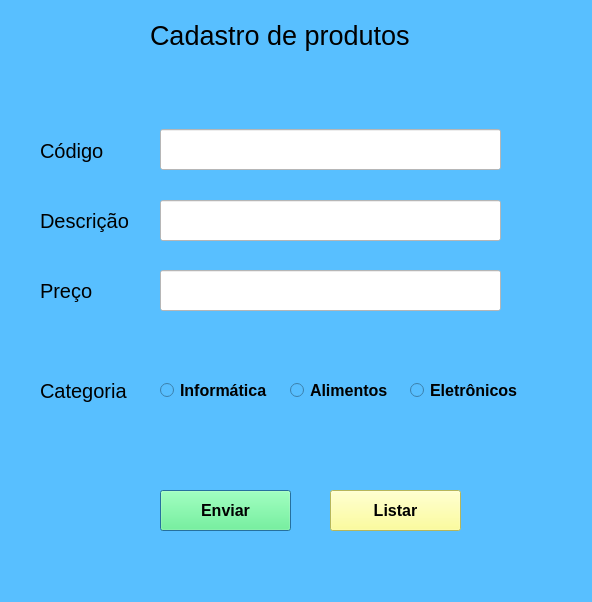
<?xml version="1.0" encoding="UTF-8"?>
<ui version="4.0">
 <class>Dialog</class>
 <widget class="QDialog" name="Dialog">
  <property name="geometry">
   <rect>
    <x>0</x>
    <y>0</y>
    <width>592</width>
    <height>602</height>
   </rect>
  </property>
  <property name="windowTitle">
   <string>Dialog</string>
  </property>
  <property name="styleSheet">
   <string notr="true">background-color: rgb(88, 191, 255);</string>
  </property>
  <widget class="QLabel" name="label">
   <property name="geometry">
    <rect>
     <x>150</x>
     <y>0</y>
     <width>271</width>
     <height>71</height>
    </rect>
   </property>
   <property name="font">
    <font>
     <pointsize>20</pointsize>
    </font>
   </property>
   <property name="text">
    <string>Cadastro de produtos</string>
   </property>
  </widget>
  <widget class="QLabel" name="label_2">
   <property name="geometry">
    <rect>
     <x>40</x>
     <y>130</y>
     <width>91</width>
     <height>41</height>
    </rect>
   </property>
   <property name="font">
    <font>
     <pointsize>15</pointsize>
    </font>
   </property>
   <property name="text">
    <string>Código</string>
   </property>
  </widget>
  <widget class="QLabel" name="label_3">
   <property name="geometry">
    <rect>
     <x>40</x>
     <y>200</y>
     <width>111</width>
     <height>41</height>
    </rect>
   </property>
   <property name="font">
    <font>
     <pointsize>15</pointsize>
    </font>
   </property>
   <property name="text">
    <string>Descrição</string>
   </property>
  </widget>
  <widget class="QLabel" name="label_4">
   <property name="geometry">
    <rect>
     <x>40</x>
     <y>270</y>
     <width>111</width>
     <height>41</height>
    </rect>
   </property>
   <property name="font">
    <font>
     <pointsize>15</pointsize>
    </font>
   </property>
   <property name="text">
    <string>Preço</string>
   </property>
  </widget>
  <widget class="QLineEdit" name="lineEdit">
   <property name="geometry">
    <rect>
     <x>160</x>
     <y>129</y>
     <width>341</width>
     <height>41</height>
    </rect>
   </property>
   <property name="font">
    <font>
     <pointsize>13</pointsize>
    </font>
   </property>
   <property name="styleSheet">
    <string notr="true">background-color: rgb(255, 255, 255);</string>
   </property>
   <property name="text">
    <string/>
   </property>
  </widget>
  <widget class="QLineEdit" name="lineEdit_2">
   <property name="geometry">
    <rect>
     <x>160</x>
     <y>200</y>
     <width>341</width>
     <height>41</height>
    </rect>
   </property>
   <property name="font">
    <font>
     <pointsize>13</pointsize>
    </font>
   </property>
   <property name="styleSheet">
    <string notr="true">background-color: rgb(255, 255, 255);</string>
   </property>
   <property name="text">
    <string/>
   </property>
  </widget>
  <widget class="QLineEdit" name="lineEdit_3">
   <property name="geometry">
    <rect>
     <x>160</x>
     <y>270</y>
     <width>341</width>
     <height>41</height>
    </rect>
   </property>
   <property name="font">
    <font>
     <pointsize>13</pointsize>
    </font>
   </property>
   <property name="styleSheet">
    <string notr="true">background-color: rgb(255, 255, 255);</string>
   </property>
   <property name="text">
    <string/>
   </property>
  </widget>
  <widget class="QLabel" name="label_5">
   <property name="geometry">
    <rect>
     <x>40</x>
     <y>370</y>
     <width>91</width>
     <height>41</height>
    </rect>
   </property>
   <property name="font">
    <font>
     <pointsize>15</pointsize>
    </font>
   </property>
   <property name="text">
    <string>Categoria</string>
   </property>
  </widget>
  <widget class="QRadioButton" name="radioButton">
   <property name="geometry">
    <rect>
     <x>160</x>
     <y>370</y>
     <width>121</width>
     <height>41</height>
    </rect>
   </property>
   <property name="font">
    <font>
     <pointsize>12</pointsize>
     <weight>75</weight>
     <bold>true</bold>
    </font>
   </property>
   <property name="text">
    <string>Informática</string>
   </property>
  </widget>
  <widget class="QRadioButton" name="radioButton_2">
   <property name="geometry">
    <rect>
     <x>290</x>
     <y>370</y>
     <width>101</width>
     <height>41</height>
    </rect>
   </property>
   <property name="font">
    <font>
     <pointsize>12</pointsize>
     <weight>75</weight>
     <bold>true</bold>
    </font>
   </property>
   <property name="text">
    <string>Alimentos</string>
   </property>
  </widget>
  <widget class="QRadioButton" name="radioButton_3">
   <property name="geometry">
    <rect>
     <x>410</x>
     <y>370</y>
     <width>111</width>
     <height>41</height>
    </rect>
   </property>
   <property name="font">
    <font>
     <pointsize>12</pointsize>
     <weight>75</weight>
     <bold>true</bold>
    </font>
   </property>
   <property name="text">
    <string>Eletrônicos</string>
   </property>
  </widget>
  <widget class="QPushButton" name="pushButton">
   <property name="geometry">
    <rect>
     <x>160</x>
     <y>490</y>
     <width>131</width>
     <height>41</height>
    </rect>
   </property>
   <property name="font">
    <font>
     <pointsize>12</pointsize>
     <weight>75</weight>
     <bold>true</bold>
    </font>
   </property>
   <property name="styleSheet">
    <string notr="true">background-color: rgb(85, 255, 127);</string>
   </property>
   <property name="text">
    <string>Enviar</string>
   </property>
  </widget>
  <widget class="QPushButton" name="pushButton_2">
   <property name="geometry">
    <rect>
     <x>330</x>
     <y>490</y>
     <width>131</width>
     <height>41</height>
    </rect>
   </property>
   <property name="font">
    <font>
     <pointsize>12</pointsize>
     <weight>75</weight>
     <bold>true</bold>
    </font>
   </property>
   <property name="styleSheet">
    <string notr="true">background-color: rgb(255, 255, 127);</string>
   </property>
   <property name="text">
    <string>Listar</string>
   </property>
  </widget>
 </widget>
 <resources/>
 <connections/>
</ui>
